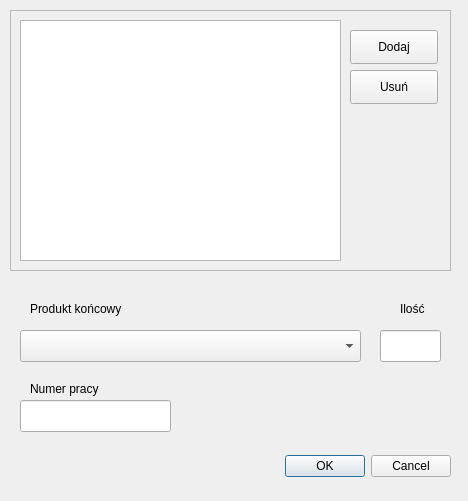
<?xml version="1.0" encoding="UTF-8"?>
<ui version="4.0">
 <class>PrepareWork</class>
 <widget class="QDialog" name="PrepareWork">
  <property name="geometry">
   <rect>
    <x>0</x>
    <y>0</y>
    <width>468</width>
    <height>501</height>
   </rect>
  </property>
  <property name="windowTitle">
   <string>Dialog</string>
  </property>
  <widget class="QDialogButtonBox" name="buttonBox">
   <property name="geometry">
    <rect>
     <x>110</x>
     <y>450</y>
     <width>341</width>
     <height>32</height>
    </rect>
   </property>
   <property name="orientation">
    <enum>Qt::Horizontal</enum>
   </property>
   <property name="standardButtons">
    <set>QDialogButtonBox::Cancel|QDialogButtonBox::Ok</set>
   </property>
  </widget>
  <widget class="QFrame" name="frame">
   <property name="geometry">
    <rect>
     <x>10</x>
     <y>10</y>
     <width>441</width>
     <height>261</height>
    </rect>
   </property>
   <property name="frameShape">
    <enum>QFrame::StyledPanel</enum>
   </property>
   <property name="frameShadow">
    <enum>QFrame::Raised</enum>
   </property>
   <widget class="QPushButton" name="pushButton">
    <property name="geometry">
     <rect>
      <x>340</x>
      <y>20</y>
      <width>88</width>
      <height>34</height>
     </rect>
    </property>
    <property name="text">
     <string>Dodaj</string>
    </property>
   </widget>
   <widget class="QPushButton" name="pushButton_2">
    <property name="geometry">
     <rect>
      <x>340</x>
      <y>60</y>
      <width>88</width>
      <height>34</height>
     </rect>
    </property>
    <property name="text">
     <string>Usuń</string>
    </property>
   </widget>
   <widget class="QTableView" name="tableView">
    <property name="geometry">
     <rect>
      <x>10</x>
      <y>10</y>
      <width>321</width>
      <height>241</height>
     </rect>
    </property>
   </widget>
  </widget>
  <widget class="QComboBox" name="comboBox">
   <property name="geometry">
    <rect>
     <x>20</x>
     <y>330</y>
     <width>341</width>
     <height>32</height>
    </rect>
   </property>
  </widget>
  <widget class="QLineEdit" name="lineEdit">
   <property name="geometry">
    <rect>
     <x>380</x>
     <y>330</y>
     <width>61</width>
     <height>32</height>
    </rect>
   </property>
  </widget>
  <widget class="QLineEdit" name="lineEdit_2">
   <property name="geometry">
    <rect>
     <x>20</x>
     <y>400</y>
     <width>151</width>
     <height>32</height>
    </rect>
   </property>
  </widget>
  <widget class="QLabel" name="label">
   <property name="geometry">
    <rect>
     <x>30</x>
     <y>300</y>
     <width>121</width>
     <height>18</height>
    </rect>
   </property>
   <property name="text">
    <string>Produkt końcowy</string>
   </property>
  </widget>
  <widget class="QLabel" name="label_2">
   <property name="geometry">
    <rect>
     <x>30</x>
     <y>380</y>
     <width>91</width>
     <height>18</height>
    </rect>
   </property>
   <property name="text">
    <string>Numer pracy</string>
   </property>
  </widget>
  <widget class="QLabel" name="label_3">
   <property name="geometry">
    <rect>
     <x>400</x>
     <y>300</y>
     <width>58</width>
     <height>18</height>
    </rect>
   </property>
   <property name="text">
    <string>Ilość</string>
   </property>
  </widget>
 </widget>
 <resources/>
 <connections>
  <connection>
   <sender>buttonBox</sender>
   <signal>accepted()</signal>
   <receiver>PrepareWork</receiver>
   <slot>accept()</slot>
   <hints>
    <hint type="sourcelabel">
     <x>248</x>
     <y>254</y>
    </hint>
    <hint type="destinationlabel">
     <x>157</x>
     <y>274</y>
    </hint>
   </hints>
  </connection>
  <connection>
   <sender>buttonBox</sender>
   <signal>rejected()</signal>
   <receiver>PrepareWork</receiver>
   <slot>reject()</slot>
   <hints>
    <hint type="sourcelabel">
     <x>316</x>
     <y>260</y>
    </hint>
    <hint type="destinationlabel">
     <x>286</x>
     <y>274</y>
    </hint>
   </hints>
  </connection>
 </connections>
</ui>
